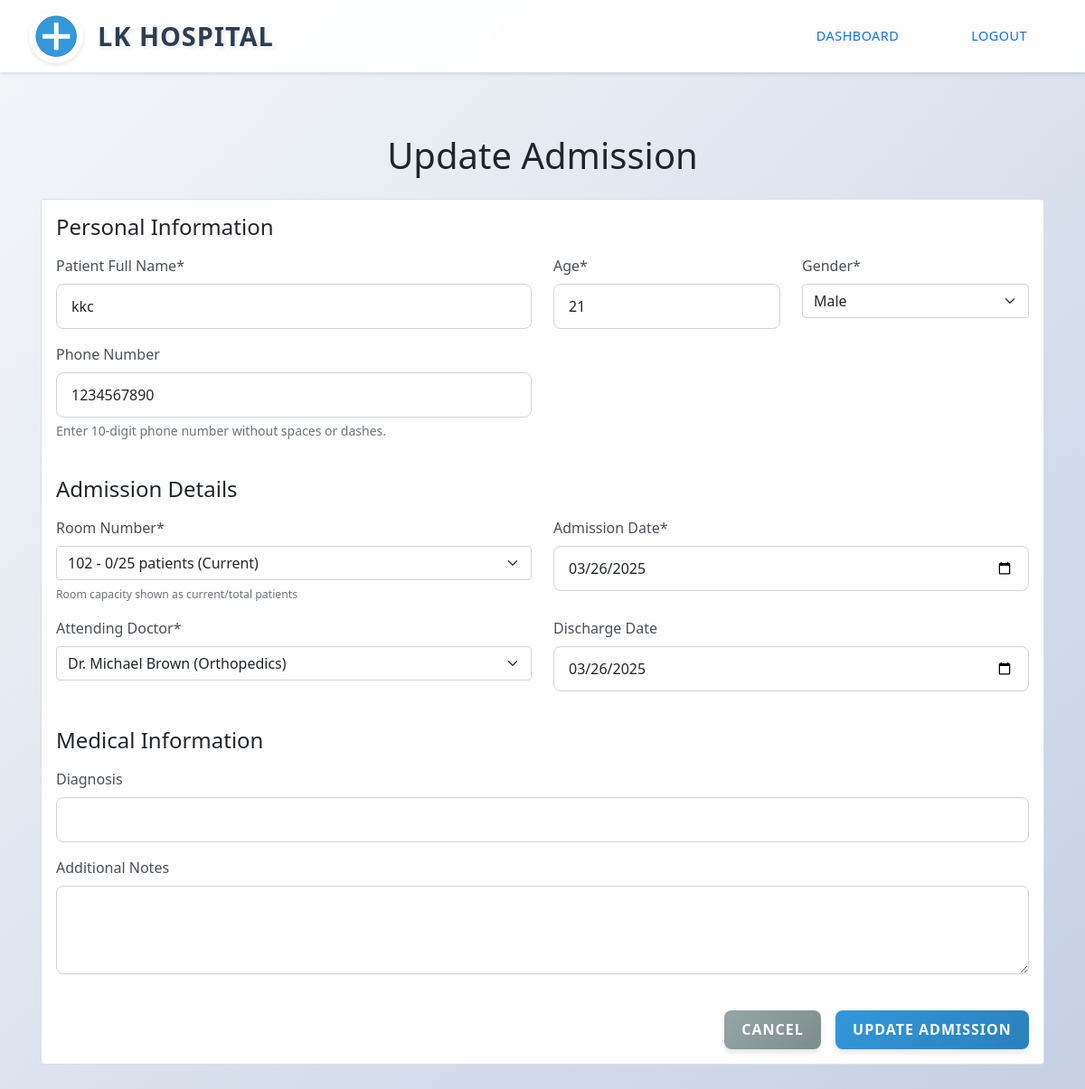
The page /admin/update_admission/1 (signed in) on the database its author committed.
### app.py (models this page shows)
class AdmittedPatient(db.Model):
    id = db.Column(db.Integer, primary_key=True)
    patient_id = db.Column(db.Integer, db.ForeignKey('patient.id'), nullable=True)
    patient_name = db.Column(db.String(100), nullable=False)
    patient_age = db.Column(db.Integer, nullable=False)
    patient_gender = db.Column(db.String(10), nullable=False)
    room_number = db.Column(db.String(20), nullable=False)
    doctor_id = db.Column(db.Integer, db.ForeignKey('doctor.id'), nullable=False)
    admission_date = db.Column(db.Date, nullable=False)
    discharge_date = db.Column(db.Date, nullable=True)
    status = db.Column(db.String(20), default='admitted')  # admitted, discharged
    phone_number = db.Column(db.String(20))
    diagnosis = db.Column(db.String(200))
    notes = db.Column(db.Text)

class Doctor(db.Model):
    id = db.Column(db.Integer, primary_key=True)
    name = db.Column(db.String(100), nullable=False)
    specialization = db.Column(db.String(100), nullable=False)
    qualifications = db.Column(db.String(200), nullable=False)
    years_of_experience = db.Column(db.Integer, nullable=False)
    appointments = db.relationship('Appointment', backref='doctor', lazy=True)
    date_slots = db.relationship('DateSpecificSlot', backref='doctor', lazy=True)
    admitted_patients = db.relationship('AdmittedPatient', backref='doctor', lazy=True)

### app.py (the view, shortened to what this page needs)
@app.route('/admin/update_admission/<int:admission_id>', methods=['GET', 'POST'])
@login_required
def update_admission(admission_id):
    if not current_user.is_admin:
        flash('Access denied. Admin privileges required.', 'danger')
        return redirect(url_for('dashboard'))
    admitted_patient = AdmittedPatient.query.get_or_404(admission_id)
    doctors = Doctor.query.all()
    ROOM_CAPACITIES = {
        '101': 25,
        '102': 25,
        '103': 25,
        '104': 25,
        '201': 25,
        '202': 25,
        '203': 25,
        '204': 25,
        'ICU': 5,
        'Operation Theatre': 5
    }
    room_counts = {}
    for room_number in ROOM_CAPACITIES.keys():
        count = AdmittedPatient.query.filter_by(room_number=room_number, status='admitted').count()
        if room_number == admitted_patient.room_number and admitted_patient.status == 'admitted':
            count = max(0, count - 1)
        room_counts[room_number] = count
    return render_template('update_admission.html',
                          admitted_patient=admitted_patient,
                          doctors=doctors,
                          room_capacities=ROOM_CAPACITIES,
                          room_counts=room_counts)

### app.py (called while the page is built)
@login_manager.user_loader
def load_user(user_id):
    return Patient.query.get(int(user_id))

### templates/update_admission.html (shortened to what this page needs)
{% extends "base.html" %}
{% block content %}
<header class="header">
    <div class="hospital-logo">
        <img src="{{ url_for('static', filename='images/hospital-logo.png') }}" alt="LK Hospital Logo">
        <span class="hospital-name">LK Hospital</span>
    </div>
    <div class="nav-buttons">
        <a href="{{ url_for('admin_dashboard') }}" class="nav-button">Dashboard</a>
        <a href="{{ url_for('logout') }}" class="nav-button">Logout</a>
    </div>
</header>
<main class="container mt-5">
    <div class="update-admission">
        <h1 class="text-center mb-4">Update Admission</h1>
        <div class="card mb-5">
            <div class="card-body">
                <form method="POST" action="{{ url_for('update_admission', admission_id=admitted_patient.id) }}">
                    <div class="row mb-4">
                        <h4 class="mb-3">Personal Information</h4>
                        <div class="col-md-6 mb-3">
                            <label for="patient_name" class="form-label">Patient Full Name*</label>
                            <input type="text" class="form-control" id="patient_name" name="patient_name" value="{{ admitted_patient.patient_name }}" required>
                        </div>
                        <div class="col-md-3 mb-3">
                            <label for="patient_age" class="form-label">Age*</label>
                            <input type="number" class="form-control" id="patient_age" name="patient_age" min="0" max="150" value="{{ admitted_patient.patient_age }}" required>
                        </div>
                        <div class="col-md-3 mb-3">
                            <label for="patient_gender" class="form-label">Gender*</label>
                            <select class="form-select" id="patient_gender" name="patient_gender" required>
                                <option value="Male" {% if admitted_patient.patient_gender == 'Male' %}selected{% endif %}>Male</option>
                            </select>
                        </div>
                        <div class="col-md-6 mb-3">
                            <label for="patient_phone" class="form-label">Phone Number</label>
                            <input type="text" class="form-control" id="patient_phone" name="patient_phone" value="{{ admitted_patient.phone_number }}" pattern="[0-9]{10}" title="Please enter a 10-digit phone number">
                            <div class="form-text">Enter 10-digit phone number without spaces or dashes.</div>
                        </div>
                    </div>
                    <div class="row mb-4">
                        <h4 class="mb-3">Admission Details</h4>
                        <div class="col-md-6 mb-3">
                            <label for="room_number" class="form-label">Room Number*</label>
                            <select class="form-select" id="room_number" name="room_number" required>
                                {% for room_number, capacity in room_capacities.items() %}
                                    {% set occupancy = room_counts.get(room_number, 0) %}
                                    {% set is_full = occupancy >= capacity and room_number != admitted_patient.room_number %}
                                    <option value="{{ room_number }}"
                                            {% if room_number == admitted_patient.room_number %}selected{% endif %}
                                            {% if is_full %}disabled{% endif %}>
                                        {{ room_number }} - {{ occupancy }}/{{ capacity }} patients
                                    </option>
                                {% endfor %}
                            </select>
                            <div class="form-text">
                                <small>Room capacity shown as current/total patients</small>
                            </div>
                        </div>
                        <div class="col-md-6 mb-3">
                            <label for="admission_date" class="form-label">Admission Date*</label>
                            <input type="date" class="form-control" id="admission_date" name="admission_date" value="{{ admitted_patient.admission_date.strftime('%Y-%m-%d') }}" required>
                        </div>
                        <div class="col-md-6 mb-3">
                            <label for="doctor_id" class="form-label">Attending Doctor*</label>
                            <select class="form-select" id="doctor_id" name="doctor_id" required>
                                {% for doctor in doctors %}
                                <option value="{{ doctor.id }}" {% if doctor.id == admitted_patient.doctor_id %}selected{% endif %}>{{ doctor.name }} ({{ doctor.specialization }})</option>
                                {% endfor %}
                            </select>
                        </div>
                        <div class="col-md-6 mb-3">
                            <label for="discharge_date" class="form-label">Discharge Date{% if admitted_patient.status == 'admitted' %} (leave blank if still admitted){% endif %}</label>
                            <input type="date" class="form-control" id="discharge_date" name="discharge_date" value="{{ admitted_patient.discharge_date.strftime('%Y-%m-%d') if admitted_patient.discharge_date else '' }}">
                        </div>
                    </div>
                    <div class="row mb-4">
                        <h4 class="mb-3">Medical Information</h4>
                        <div class="col-md-12 mb-3">
                            <label for="diagnosis" class="form-label">Diagnosis</label>
                            <input type="text" class="form-control" id="diagnosis" name="diagnosis" value="{{ admitted_patient.diagnosis or '' }}">
                        </div>
                        <div class="col-md-12 mb-3">
                            <label for="notes" class="form-label">Additional Notes</label>
                            <textarea class="form-control" id="notes" name="notes" rows="3">{{ admitted_patient.notes or '' }}</textarea>
                        </div>
                    </div>
                    <div class="d-grid gap-2 d-md-flex justify-content-md-end">
                        <a href="{{ url_for('view_admitted_patients') }}" class="btn btn-secondary me-md-2">Cancel</a>
                        <button type="submit" class="btn btn-primary">Update Admission</button>
                    </div>
                </form>
            </div>
        </div>
    </div>
</main>
{% endblock %}

### static/css/custom.css (style rules this page uses)
html, body { margin: 0; padding: 0; min-height: 100vh; background: linear-gradient(135deg, #f5f7fa 0%, #c3cfe2 100%); font-family: 'Segoe UI', Tahoma, Geneva, Verdana, sans-serif; }
body { display: flex; flex-direction: column; }
.header { display: flex; justify-content: space-between; align-items: center; padding: 1rem 2rem; background-color: rgba(255, 255, 255, 0.95); box-shadow: 0 2px 4px rgba(0,0,0,0.1); position: fixed; top: 0; left: 0; right: 0; z-index: 1000; backdrop-filter: blur(10px); height: 80px; }
.hospital-logo { display: flex; align-items: center; gap: 1rem; }
.hospital-logo img { width: 60px; height: 60px; object-fit: contain; border-radius: 50%; box-shadow: 0 2px 4px rgba(0,0,0,0.1); transition: transform 0.3s ease; background-color: #ffffff; padding: 5px; }
.hospital-name { font-size: 1.8rem; font-weight: bold; color: #2c3e50; text-transform: uppercase; letter-spacing: 1px; text-shadow: 2px 2px 4px rgba(0,0,0,0.1); }
.nav-buttons { display: flex; gap: 1rem; }
.nav-button { padding: 0.7rem 2rem; border-radius: 25px; text-decoration: none; font-weight: 500; transition: all 0.3s ease; text-transform: uppercase; letter-spacing: 0.5px; font-size: 0.9rem; position: relative; overflow: hidden; }
.nav-button::before { content: ''; position: absolute; top: 0; left: -100%; width: 100%; height: 100%; background: linear-gradient(90deg, transparent, rgba(255,255,255,0.2), transparent); transition: 0.5s; }
.form-control { border-radius: 10px; border: 2px solid #e9ecef; padding: 1rem 0.75rem; transition: all 0.3s ease; }
.btn-primary { background-color: #3498db; border: none; border-radius: 10px; font-weight: 600; text-transform: uppercase; letter-spacing: 1px; transition: all 0.3s ease; }
main { flex: 1; padding-top: 100px; padding-bottom: 2rem; width: 100%; max-width: 1200px; margin: 0 auto; }
.container { width: 100%; padding-right: 15px; padding-left: 15px; margin-right: auto; margin-left: auto; }
@media (min-width: 576px) { .container { max-width: 540px; } }
@media (min-width: 768px) { .container { max-width: 720px; } }
@media (min-width: 992px) { .container { max-width: 960px; } }
@media (min-width: 1200px) { .container { max-width: 1140px; } }
.form-label { color: #495057; font-weight: 500; margin-bottom: 0.5rem; }
.form-control { border: 1px solid #ced4da; border-radius: 8px; padding: 0.75rem 1rem; transition: border-color 0.15s ease-in-out, box-shadow 0.15s ease-in-out; }
.btn-primary { background: linear-gradient(135deg, #4a90e2, #357abd); border: none; padding: 0.75rem 1.5rem; font-weight: 500; transition: transform 0.2s ease; }

### static/css/button-styles.css (style rules this page uses)
.btn-primary { background: linear-gradient(135deg, #3498db, #2980b9); border: none; border-radius: 8px; font-weight: 600; color: white; padding: 0.6rem 1.2rem; transition: all 0.3s ease; text-transform: uppercase; letter-spacing: 1px; box-shadow: 0 4px 6px rgba(0, 0, 0, 0.1); }
.btn-secondary { background: linear-gradient(135deg, #95a5a6, #7f8c8d); border: none; border-radius: 8px; font-weight: 600; color: white; padding: 0.6rem 1.2rem; transition: all 0.3s ease; text-transform: uppercase; letter-spacing: 1px; box-shadow: 0 4px 6px rgba(0, 0, 0, 0.1); }

### rows shown on the page
AdmittedPatient: patient_name "kkc", patient_age "21", patient_gender "Male", patient_phone "1234567890", room_number "102 - 0/25 patients (Current)", admission_date "03/26/2025", doctor_id "Dr. Michael Brown (Orthopedics)", discharge_date "03/26/2025"
